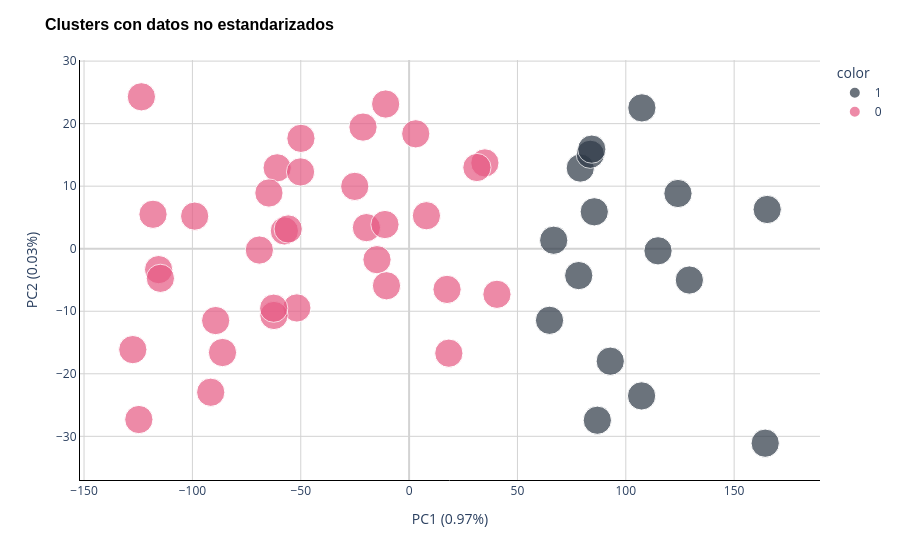

Source (notebook cell):
### Code cell
figure = px.scatter(
    pca,
    x=pca.columns[0],
    y=pca.columns[1],
    color=y.astype(str),
    color_discrete_map={'0': '#E65983', '1': '#2D3846'},
    size=[1] * pca.shape[0],
)
figure.update_layout(
    title='Clusters con datos no estandarizados',
    title_font=dict(size=16, family='Arial', color='black', weight='bold'),
    xaxis_title=pca.columns[0],
    yaxis_title=pca.columns[1],
    plot_bgcolor='white',
    yaxis=dict(showgrid=True, gridcolor='LightGray', showline=True, linecolor='Black', zeroline=True, zerolinecolor='LightGray'),
    xaxis=dict(showgrid=True, gridcolor='LightGray', showline=True, linecolor='Black', zeroline=True, zerolinecolor='LightGray'),
)
figure.show()

### Figure 1 — Plotly figure (JSON) as saved in the notebook; plotly's stock layout.template omitted (floating-point values rounded to 4 significant figures)
{"data": [{"hovertemplate": "color=1<br>PC1 (0.97%)=%{x}<br>PC2 (0.03%)=%{y}<br>size=%{marker.size}<extra></extra>", "legendgroup": "1", "marker": {"color": "#2D3846", "size": [1, 1, 1, 1, 1, 1, 1, 1, 1, 1, 1, 1, 1, 1, 1, 1], "sizemode": "area", "sizeref": 0.0025, "symbol": "circle"}, "mode": "markers", "name": "1", "orientation": "v", "showlegend": true, "type": "scatter", "x": [64.8, 92.83, 124.1, 107.4, 66.73, 165.2, 78.99, 78.28, 129.3, 85.45, 86.86, 83.61, 114.9, 84.29, 164.3, 107.3], "xaxis": "x", "y": [-11.45, -17.98, 8.83, 22.52, 1.354, 6.275, 12.9, -4.295, -5.007, 5.905, -27.43, 15.1, -0.3365, 15.92, -31.1, -23.54], "yaxis": "y"}, {"hovertemplate": "color=0<br>PC1 (0.97%)=%{x}<br>PC2 (0.03%)=%{y}<br>size=%{marker.size}<extra></extra>", "legendgroup": "0", "marker": {"color": "#E65983", "size": [1, 1, 1, 1, 1, 1, 1, 1, 1, 1, 1, 1, 1, 1, 1, 1, 1, 1, 1, 1, 1, 1, 1, 1, 1, 1, 1, 1, 1, 1, 1, 1, 1, 1], "sizemode": "area", "sizeref": 0.0025, "symbol": "circle"}, "mode": "markers", "name": "0", "orientation": "v", "showlegend": true, "type": "scatter", "x": [18.34, 34.98, -60.89, 40.54, -123.5, -51.8, -57.55, -115.6, -55.79, -62.38, -89.26, -21.27, -98.95, 7.986, -62.48, -69.1, -114.8, -10.82, -127.5, -50.09, -19.69, -11.15, -64.69, 3.064, -86.11, 17.51, 31.29, -49.91, -124.7, -14.82, -25.08, -91.54, -118.2, -10.43], "xaxis": "x", "y": [-16.7, 13.72, 12.93, -7.29, 24.29, -9.469, 2.846, -3.342, 3.157, -10.67, -11.49, 19.45, 5.21, 5.276, -9.511, -0.2112, -4.735, 23.14, -16.14, 12.28, 3.37, 3.866, 8.912, 18.37, -16.6, -6.507, 12.98, 17.65, -27.31, -1.753, 9.968, -22.95, 5.508, -5.924], "yaxis": "y"}], "layout": {"legend": {"itemsizing": "constant", "title": {"text": "color"}, "tracegroupgap": 0}, "margin": {"t": 60}, "plot_bgcolor": "white", "title": {"font": {"color": "black", "family": "Arial", "size": 16, "weight": "bold"}, "text": "Clusters con datos no estandarizados"}, "xaxis": {"anchor": "y", "domain": [0, 1], "gridcolor": "LightGray", "linecolor": "Black", "showgrid": true, "showline": true, "title": {"text": "PC1 (0.97%)"}, "zeroline": true, "zerolinecolor": "LightGray"}, "yaxis": {"anchor": "x", "domain": [0, 1], "gridcolor": "LightGray", "linecolor": "Black", "showgrid": true, "showline": true, "title": {"text": "PC2 (0.03%)"}, "zeroline": true, "zerolinecolor": "LightGray"}}}
